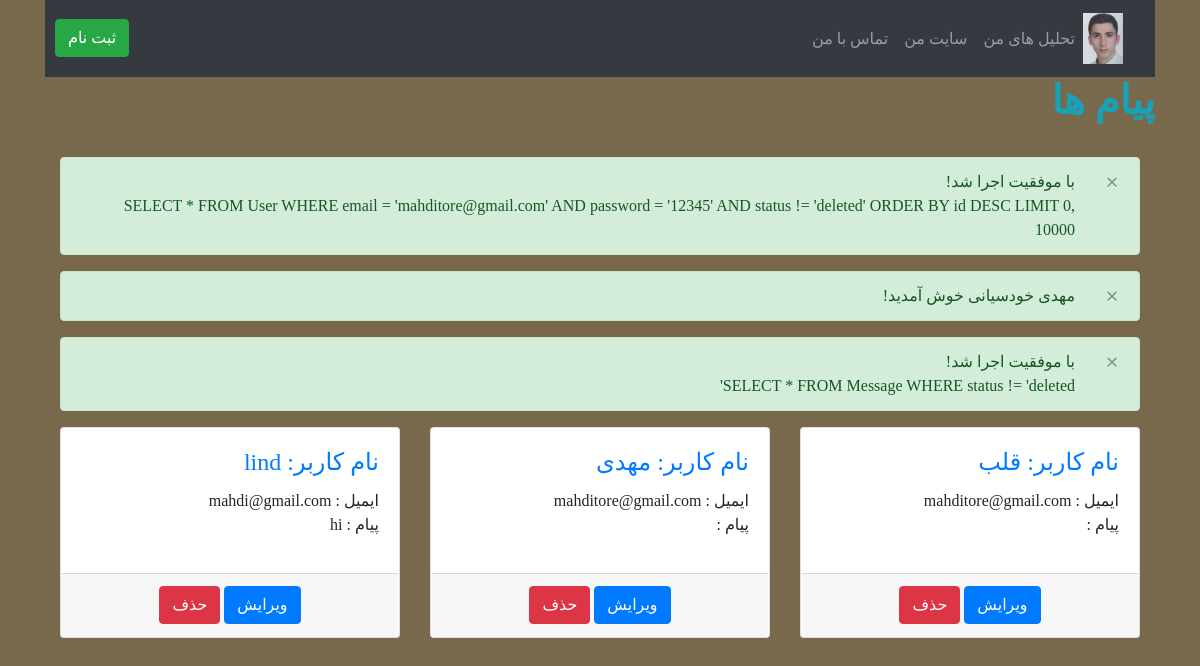
The page /public/showContact.php (signed in) on the database its author committed.
### tables this page shows
CREATE TABLE IF NOT EXISTS `message` (
  `id` int(11) NOT NULL AUTO_INCREMENT,
  `name` varchar(30) DEFAULT NULL,
  `email` varchar(30) DEFAULT NULL,
  `message` text DEFAULT NULL,
  `status` varchar(15) DEFAULT NULL,
  PRIMARY KEY (`id`)
);

### includes/API/DB/Table.php (called while the page is built, shortened)
<?php
class Table{
	var $db;
	var $tableName;
	public function __construct( $db ){
		$this -> tableName = get_class( $this );
		$this -> db = $db;
	}
	public function getAll(){
		$sql = "SELECT * FROM {$this -> tableName}
				WHERE status != 'deleted'";
		$table = $this -> db -> execute( $sql );
		return $table;
	}
}
?>

### includes/templates/contactCard.php (the view)
<?php
echo "
	<article class = 'col-4'>
		<section class = 'card'>
			<section class = 'card-body'>
				<h4 class = 'card-title'>
					<a href = 'massageDetails.php?id={$row['id']}' class = 'card-link'>
						نام کاربر: {$row['name']}
					</a>
				</h4>
				<section class = 'card-text'>
					<p>
						ایمیل : {$row['email']} <br>
						پیام : {$row['message']}
					</p>
				</section>
			</section>
			<footer class = 'card-footer' style = 'text-align:center;'>
				<a href = 'public/editMassage.php?id={$row['id']}' class = 'btn btn-primary'>ویرایش</a>
				<a href = 'public/deleteMessage.php?id={$row['id']}' class = 'btn btn-danger'>حذف</a>
			</footer>
		</section>
	</article>
";
?>

### public/showContact.php (shortened to what this page needs)
<link rel="stylesheet" href="assets/css/base.css">
<div  lang="fa">
	<?php
		include 'basein.php';
		include '../includes/functions.php';
		$db = new db();
		$massage = new Message( $db );
		$table = $massage -> getAll();
	?>
<h1 class="font-weight-bolder text-info">پیام ها</h1><br>
	<main class = "col container-fluid">
	<?php echo $alert -> alerts();?>
		<section class = "row">
		<?php
			foreach($table as $row){
				include '../includes/templates/contactCard.php';
			}
		?>
		</section>
	</main>
</div>

### public/basein.php (shortened to what this page needs)
<!DOCTYPE html>
<html>
    <head>
        <link rel="stylesheet" href="https://stackpath.bootstrapcdn.com/bootstrap/4.5.2/css/bootstrap.min.css">
        <link rel="stylesheet" href="assets/css/base.css">
    </head>
    <body class="container vazirfont blackback" >
    <nav lang="fa"  class="navbar navbar-expand-sm bg-dark navbar-dark">
        <a class="navbar-brand" href="index.php">
            <img src="assets/images/logo.png" alt="logo" style="width:40px;">
        </a>
        <ul  class=" navbar-nav">
			<li class="nav-item">
            <a class="nav-link" href="tahlil.php" target="_blank">تحلیل های من</a>
            </li>
            <li class="nav-item">
            <a class="nav-link" href="http://mahdikhodsiani.b6b.ir/search/" target="_blank">سایت من</a>
            </li>
            <li class="nav-item">
            <a class="nav-link" href="public/contact.php">تماس با من</a>
            </li>
            <a style="position: absolute; z-index: 4; left: 10px; " href="public/signin.php" class="btn btn-success" role="button"> ثبت نام </a>
        </ul>
     </nav>
    </body>
</html>

### includes/API/DB/DB.php (shortened to what this page needs)
<?php
include 'Table.php';
class DB{
	private $dbc;
	public function __construct($transaction = false, $SelectDB = true){
		$this -> dbc = new mysqli ( DBHOST, DBUSER, DBPASS );
		if( $SelectDB ){
			$this -> dbc -> select_db( DBNAME );
		}
		$this -> dbc -> set_charset( CHARSET );
	}
	public function execute( $sql ){
		$result = $this -> dbc -> query( $sql );
		global $alert;
		if ( $this -> dbc -> error ){
			$this -> executeError = true;
			$alertMessage = "خطا در اجرای فرمان!<section lang = 'en'>{$this -> dbc -> error}</section>";
			$alert -> alerts( $alertMessage );
			exit();
		}
		else{
			$alertMessage = "با موفقیت اجرا شد!<section lang = 'en'>{$sql}</section>";
			$alert -> alerts( $alertMessage, 'success' );
		}
		if( $result !== true && $result !== false){
			$table = $result -> fetch_all( MYSQLI_ASSOC );
			return $table;
		}
		elseif( isset($this -> dbc -> insert_id) )
			return $this -> dbc -> insert_id;
		else
			return $result;
	}
}
?>

### includes/API/Alert.php (shortened to what this page needs)
<?php
class Alert{
	private function makeAlert($alertMessage, $status){
		switch($status){
			case 'success':
				$classPostfix = 'success';
				break;
		}
		$alert =
				"<article class = 'alert alert-{$classPostfix} alert-dismissible' role = 'alert'>
					{$alertMessage}
					<button type = 'button' class = 'close' data-dismiss = 'alert' aria-label = 'Close'>
						<span aria-hidden = 'true'>&times;</span>
					</button>
				</article>";
		return $alert;
	}
	public function alerts( $alert = '' , $status = 'error'){
		$result = '';
		if(  $alert !== '' ){
			$_SESSION['alert'][] =  $this -> makeAlert($alert, $status);
		}
		elseif( isset( $_SESSION['alert'] ) ){
			$result = join("\n", $_SESSION['alert']);
		}
		return $result;
	}
}
$alert = new Alert();
?>

### public/assets/css/base.css (style rules this page uses)
.vazirfont { font-family: vazir; }
:lang(fa) { text-align:right; direction:rtl; }
footer { background-color: black; border: 1px solid snow; }
.blackBack { background-color: rgb(121, 105, 76); }
* { padding: 0; margin: 0; }

### rows shown on the page
message: name "قلب", email "mahditore@gmail.com"
message: name "مهدی", email "mahditore@gmail.com"
message: name "lind", email "mahdi@gmail.com", message "hi"

### other values the page prints
$alert -> alerts() "با موفقیت اجرا شد! SELECT * FROM User WHERE email = 'mahditore@gmail.com' AND password = '12345' AND status != 'deleted' ORDER BY id DESC LIMIT 0, 10000 × مهدی خودسیانی خوش آمدید! ×"
$sql "SELECT * FROM Message WHERE status != 'deleted'"
